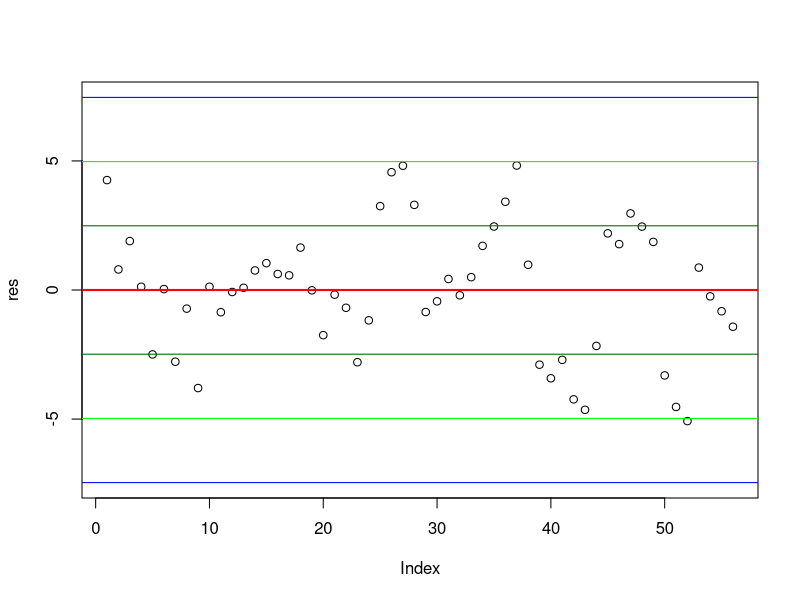
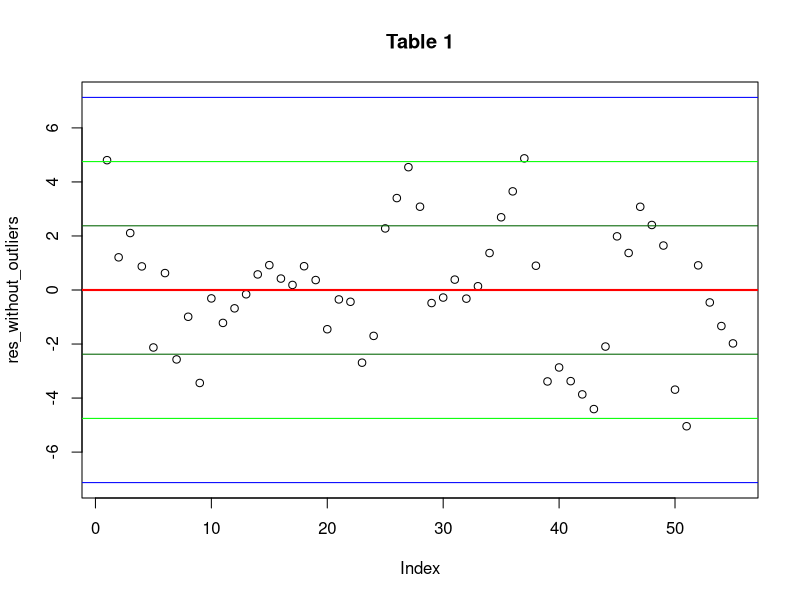
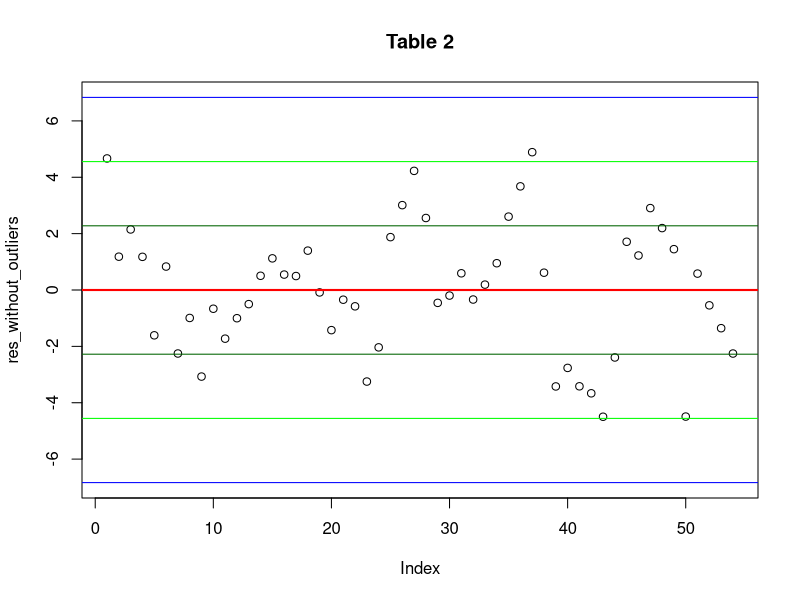
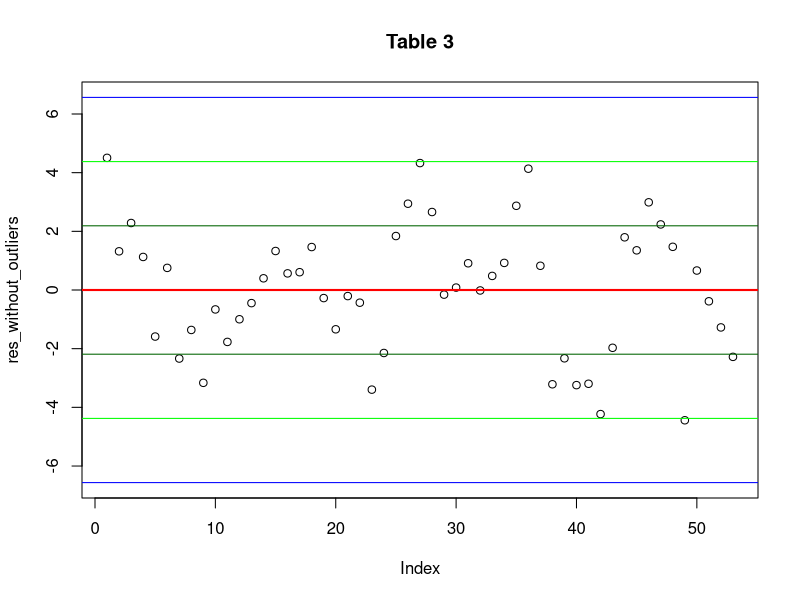
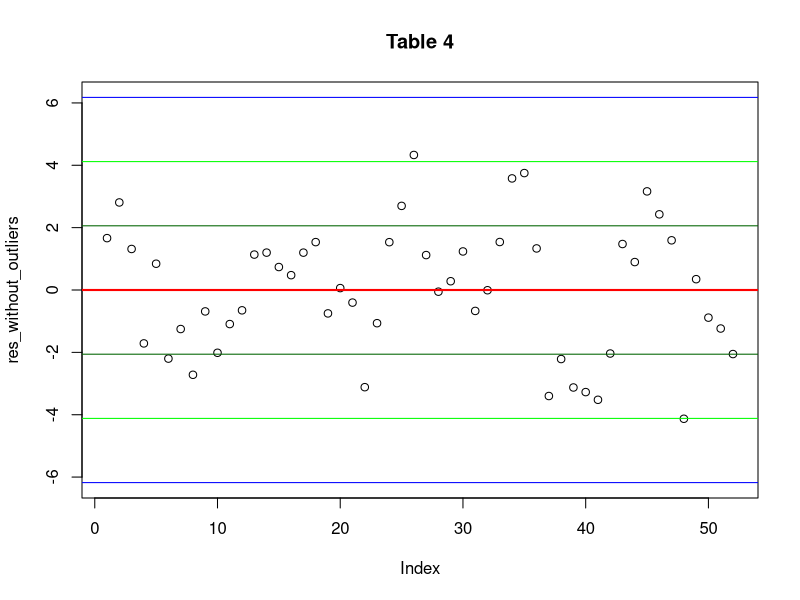
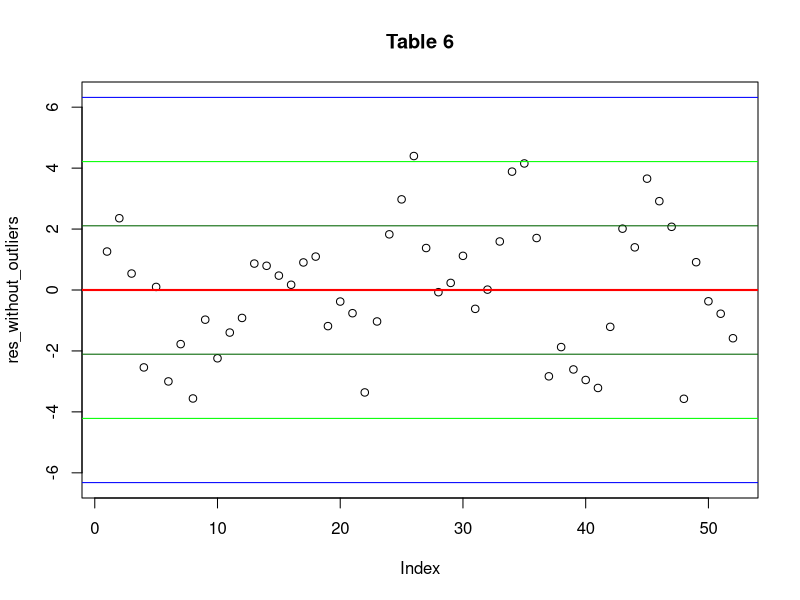
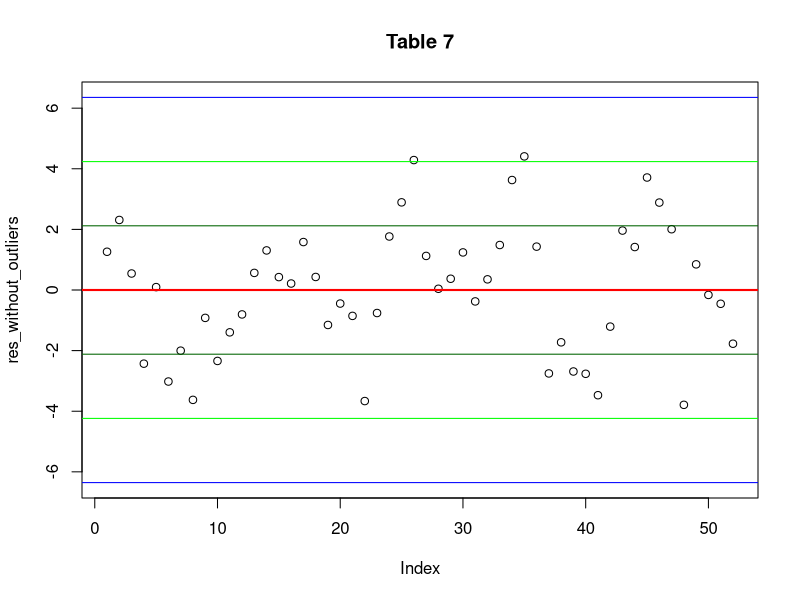
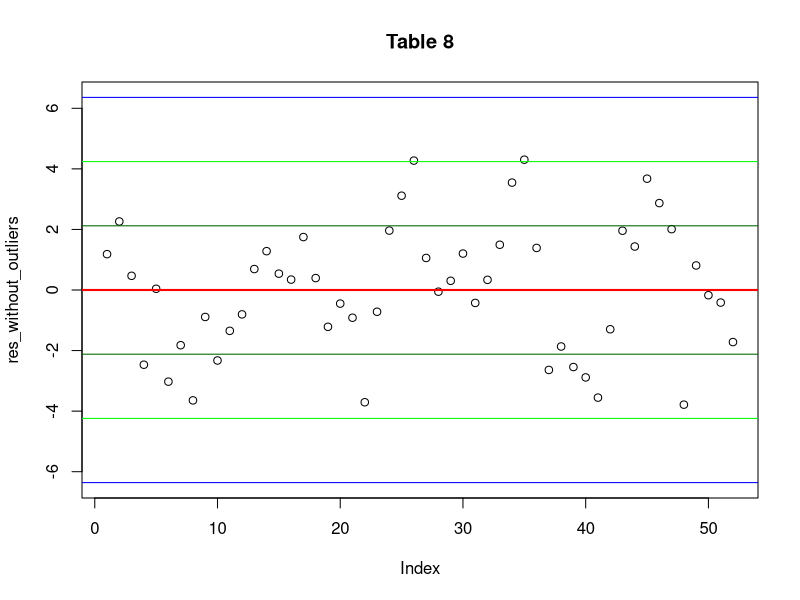

Write R code to recreate these figures, in order.
#
### READ DATA
dat = read.csv("V01.csv", sep=";")

y = dat$Y
x1 = dat$X1
x2 = dat$X2

dat = dat[-ncol(dat)]

#### CONSTRUCT REGRESSION
# [-ncol(dat)]
reg = lm(y ~ ., data=dat)
summary(reg)

# Anova
reg_anova = anova(reg)

#### RESIDUALS ANALYSIS: GAUSS-MARKOV THEOREM

res = resid(reg)
plot(res, ylim=c(mean(res)-3*sd(res), mean(res)+3*sd(res)))
abline(h=mean(res), col="red", lwd=2)
abline(h=mean(res)-sd(res), col="darkgreen")
abline(h=mean(res)+sd(res), col="darkgreen")

abline(h=mean(res)-2*sd(res), col="green")
abline(h=mean(res)+2*sd(res), col="green")

abline(h=mean(res)-3*sd(res), col="blue")
abline(h=mean(res)+3*sd(res), col="blue")

# Find outliers
get_without_outliers <- function(data, resids) {
  return(subset(data, resids > mean(resids)-2*sd(resids) & resids < mean(resids)+2*sd(resids)))
}

get_last_outlier_index <- function(data, resids) {
  last_outlier_index = which.max(abs(resids))
  print(paste("Index of max resid =", last_outlier_index, "(removing)"))
  return(last_outlier_index)
}

plot_new_resids <- function(newreg, i) {
  res_without_outliers = resid(newreg)
  plot(res_without_outliers, main=paste("Table", i),
       ylim=c(mean(res_without_outliers)-3*sd(res_without_outliers), 
                                    mean(res_without_outliers)+3*sd(res_without_outliers)))
  abline(h=mean(res_without_outliers), col="red", lwd=2)
  abline(h=mean(res_without_outliers)-sd(res_without_outliers), col="darkgreen")
  abline(h=mean(res_without_outliers)+sd(res_without_outliers), col="darkgreen")
  
  abline(h=mean(res_without_outliers)-2*sd(res_without_outliers), col="green")
  abline(h=mean(res_without_outliers)+2*sd(res_without_outliers), col="green")
  
  abline(h=mean(res_without_outliers)-3*sd(res_without_outliers), col="blue")
  abline(h=mean(res_without_outliers)+3*sd(res_without_outliers), col="blue")
  return(res_without_outliers)
}

reggress_model <- function(prev_dat, prev_y, prev_res, index, exclude_outliers=TRUE) {
  print(paste("Index", index))
  new_dat = get_without_outliers(prev_dat, prev_res)
  new_y = get_without_outliers(prev_y, prev_res)
  
  if (exclude_outliers == FALSE) {
    new_dat = prev_dat
    new_y = prev_y
  } else {
    if (length(prev_y) - length(new_y) != 0) {
      print(paste("Outliers found! (", length(prev_y) - length(new_y), ")"))
      last_outlier_index = get_last_outlier_index(prev_dat, prev_res)
      new_dat = prev_dat[-c(last_outlier_index),]
      new_y = prev_y[-c(last_outlier_index)]
    } else {
      print("No outliers found.")
    }
  }
  
  #print(paste("Removed", length(prev_y) - length(new_y), "observations."))
  new_reg = lm(new_y ~ ., data=new_dat)
  print(summary(new_reg))
  anova_result = anova(new_reg)
  print(anova_result)
  print(paste("Residuals sum sq =", tail(anova_result$`Sum Sq`, 1)))
  print(paste("Residuals df =", tail(anova_result$Df, 1)))
  print(paste("SEE =", sqrt(tail(anova_result$`Sum Sq`,1)/tail(anova_result$Df, 1))))
  new_res = plot_new_resids(new_reg, index)
  return(list("new_dat" = new_dat, "new_y" = new_y, "new_res" = new_res, "anova_res" = anova_result))
}

# removing 52nd elements in all columns of dat
model1 = reggress_model(dat, y, res, 1)

# removing another outliers
model2 = reggress_model(model1$new_dat, model1$new_y, model1$new_res, 2)
model3 = reggress_model(model2$new_dat, model2$new_y, model2$new_res, 3)
model4 = reggress_model(model3$new_dat, model3$new_y, model3$new_res, 4)
#model5 = reggress_model(model4$new_dat, model4$new_y, model4$new_res, 5)

model4_dat_no_x2 = model4$new_dat[,c("X1","X3","X4","X5","X6","X7","X8")]
#model5_dat_no_x2 = model5$new_dat[,c("X1","X3","X4","X5","X6","X7","X8")]
model6 = reggress_model(model4_dat_no_x2, model4$new_y, model4$new_res, 6, FALSE)

model4_dat_no_x2x5 = model4$new_dat[,c("X1","X3","X4","X6","X7","X8")]
#model5_dat_no_x2x5 = model5$new_dat[,c("X1","X3","X4","X6","X7","X8")]
model7 = reggress_model(model4_dat_no_x2x5, model4$new_y, model4$new_res, 7, FALSE)

model4_dat_no_x2x5x7 = model4$new_dat[,c("X1","X3","X4","X6","X8")]
#model5_dat_no_x2x5x7 = model5$new_dat[,c("X1","X3","X4","X6","X8")]
model8 = reggress_model(model4_dat_no_x2x5x7, model4$new_y, model4$new_res, 8, FALSE)

model4_dat_no_x2x5x7x8 = model4$new_dat[,c("X1","X3","X4","X6")]
#model5_dat_no_x2x5x7x8 = model5$new_dat[,c("X1","X3","X4","X6")]
model9 = reggress_model(model4_dat_no_x2x5x7x8, model4$new_y, model4$new_res, 9, FALSE)

model4_dat_no_x5 = model4$new_dat[,c("X1","X2","X3","X4","X6","X7","X8")]
model10 = reggress_model(model4_dat_no_x5, model4$new_y, model4$new_res, 10, FALSE)

model4_dat_no_x5x7 = model4$new_dat[,c("X1","X2","X3","X4","X6","X8")]
model11 = reggress_model(model4_dat_no_x5x7, model4$new_y, model4$new_res, 11, FALSE)

model4_dat_no_x5x7x8 = model4$new_dat[,c("X1","X2","X3","X4","X6")]
model12 = reggress_model(model4_dat_no_x5x7x8, model4$new_y, model4$new_res, 12, FALSE)

model4_dat_no_x5x7x8x2 = model4$new_dat[,c("X1","X3","X4","X6")]
model13 = reggress_model(model4_dat_no_x5x7x8x2, model4$new_y, model4$new_res, 13, FALSE)

################################################
############ NON-LINEAR MODEL

nlreg = lm(y ~ I(x1^2) + I(x2^2), data=dat)
summary(nlreg)
nlreg_anova = anova(nlreg)

nlreg_updated = lm(model9$new_y ~ I(model9$new_dat$X3^2) + I(model9$new_dat$X4^2), data=model9$new_dat)
summary(nlreg_updated)
nlreg_updated_anova = anova(nlreg_updated)
nlreg_updated_ess = sum(nlreg_updated_anova$`Sum Sq`[1:2])

logreg = lm(model9$new_y ~ I(log10(model9$new_dat$X3)) + I(log10(model9$new_dat$X4)), data=model9$new_dat)
summary(logreg)
logreg_anova = anova(logreg)
logreg_ess = sum(logreg_anova$`Sum Sq`[1:2])

################################################
############ STEPWISE

#### FORWARD

min_mod = lm(y ~ 1, data=dat)
max_mod = formula(lm(y ~ ., data=dat))
regF = step(min_mod, direction="forward", scope=max_mod)
summary(regF)

#### BACKWARD

regB = step(lm(y ~ ., data=dat), direction = "backward")
summary(regB)

